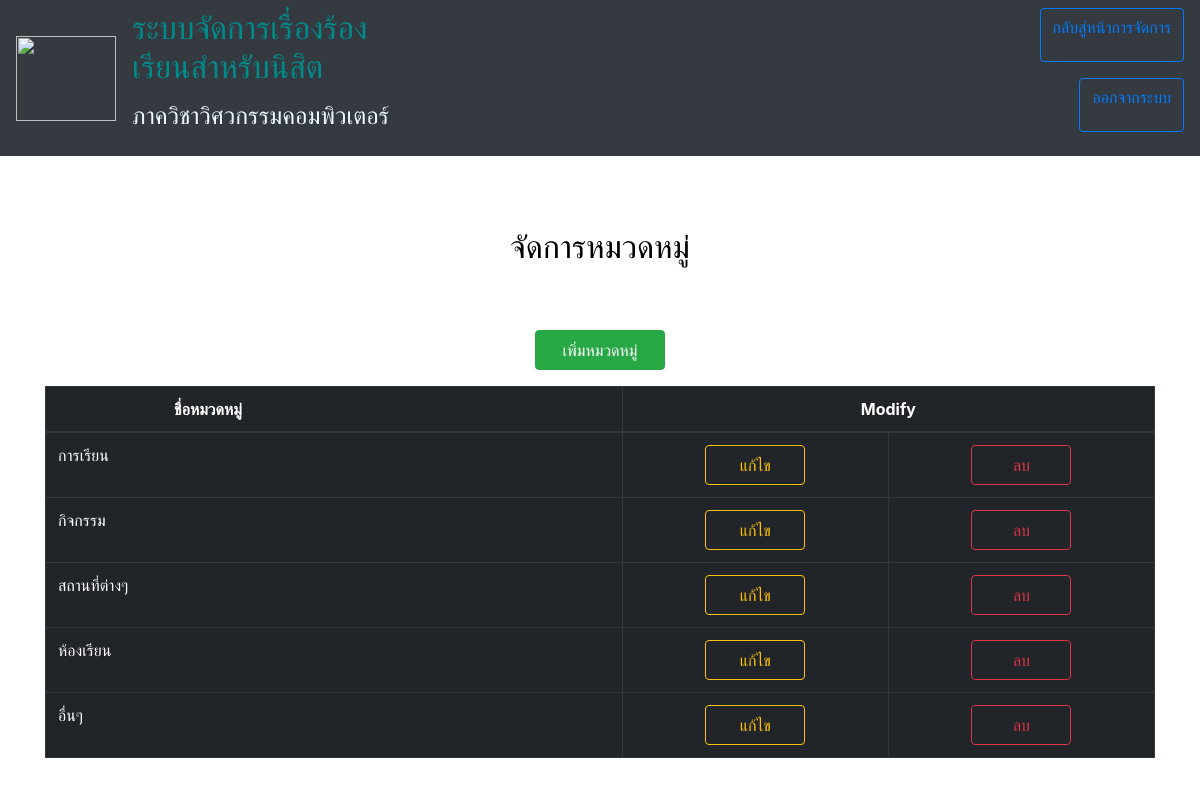
/management/CRUDcategory.php, run on the app's committed database.
### tables this page shows
CREATE TABLE `category` (
  `catname` varchar(50) NOT NULL
);

### managementsystem/category/querycate.php (the view, shortened to what this page needs)
<?php
require '../connect.php';
$sql = "SELECT * FROM category";
$result = mysqli_query($conn,$sql);
while($row = mysqli_fetch_array($result)) {
    $selectObj = $selectObj."<tr>
      <td>".$row['catname']."</td>".
      "<td><center><button class='btn btn-outline-warning' style='width:100px; height:40px;' onclick=\"window.location = '../management/updatecategory.php?catname=" . $row['catname'] ."';\">แก้ไข</button></center></td>".
      "<td><center><button class='btn btn-outline-danger' style='width:100px; height:40px;' onclick=\"window.location = '../management/deletecategory.php?catname=" . $row['catname'] ."';\">ลบ</button></center></td>".
    "</tr>";
}
echo $selectObj;
 ?>

### management/CRUDcategory.php (style rules this page uses)
body { background-image: url(../รูป/03-897.jpg) }

### data on the page
category: catname "การเรียน"
category: catname "กิจกรรม"
category: catname "สถานที่ต่างๆ"
category: catname "ห้องเรียน"
category: catname "อื่นๆ"
